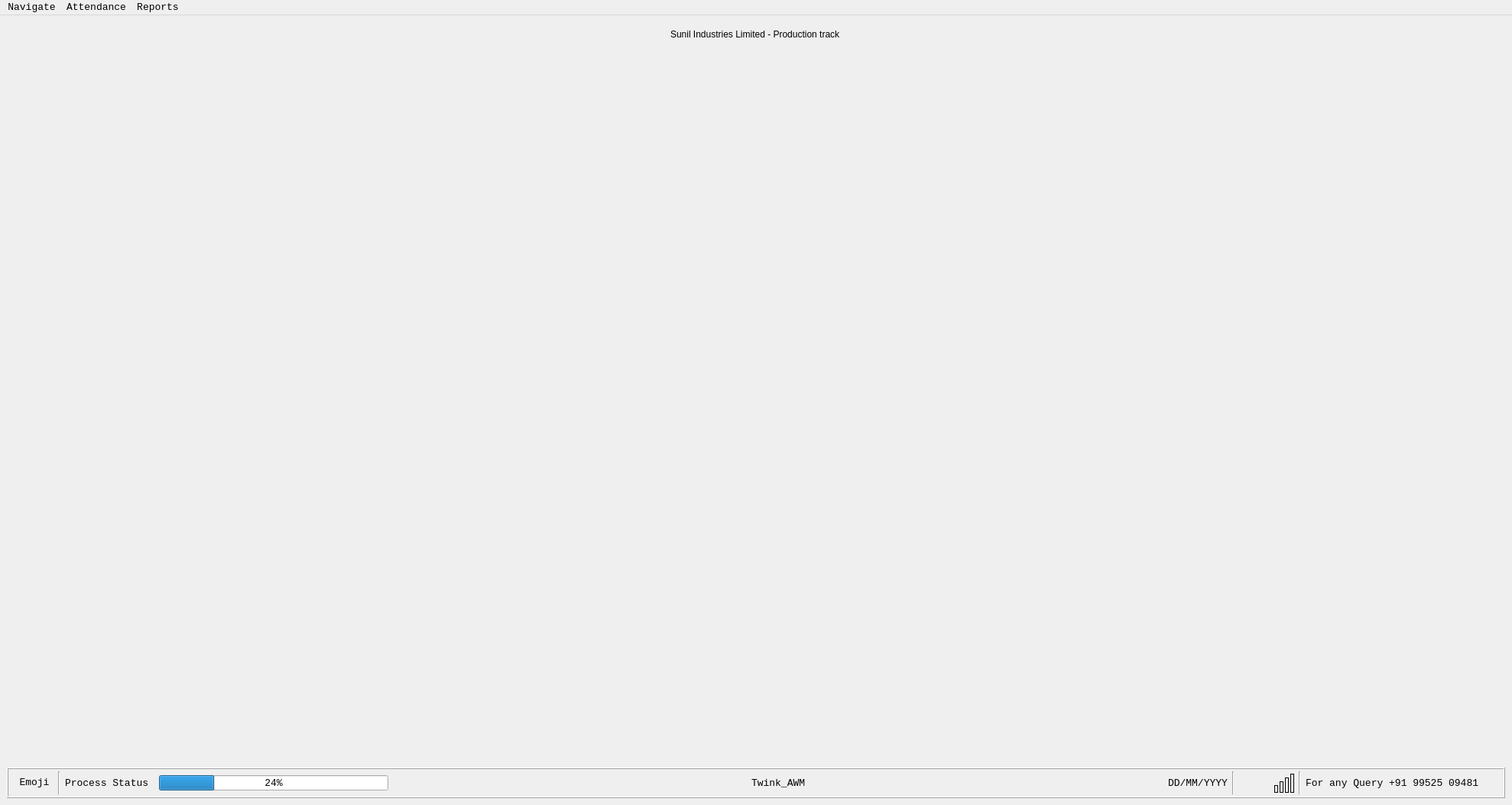
<?xml version="1.0" encoding="UTF-8"?>
<ui version="4.0">
 <class>MWin_BaseWin_AWM</class>
 <widget class="QMainWindow" name="MWin_BaseWin_AWM">
  <property name="geometry">
   <rect>
    <x>0</x>
    <y>0</y>
    <width>1978</width>
    <height>1053</height>
   </rect>
  </property>
  <property name="windowTitle">
   <string>MainWindow</string>
  </property>
  <property name="styleSheet">
   <string notr="true"/>
  </property>
  <widget class="QWidget" name="CWin_BaseWin_AWM">
   <layout class="QGridLayout" name="gridLayout_6">
    <item row="1" column="0">
     <widget class="QFrame" name="NEX_StatusBar">
      <property name="minimumSize">
       <size>
        <width>0</width>
        <height>40</height>
       </size>
      </property>
      <property name="font">
       <font>
        <family>Courier New</family>
        <pointsize>10</pointsize>
        <weight>50</weight>
        <italic>false</italic>
        <bold>false</bold>
       </font>
      </property>
      <property name="styleSheet">
       <string notr="true">font: 10pt &quot;Courier New&quot;;</string>
      </property>
      <property name="frameShape">
       <enum>QFrame::Box</enum>
      </property>
      <property name="frameShadow">
       <enum>QFrame::Raised</enum>
      </property>
      <layout class="QGridLayout" name="gridLayout">
       <property name="topMargin">
        <number>0</number>
       </property>
       <property name="bottomMargin">
        <number>0</number>
       </property>
       <item row="0" column="10">
        <widget class="QFrame" name="Network">
         <property name="minimumSize">
          <size>
           <width>0</width>
           <height>0</height>
          </size>
         </property>
         <property name="maximumSize">
          <size>
           <width>36</width>
           <height>30</height>
          </size>
         </property>
         <property name="frameShape">
          <enum>QFrame::NoFrame</enum>
         </property>
         <property name="frameShadow">
          <enum>QFrame::Plain</enum>
         </property>
         <layout class="QGridLayout" name="gridLayout_5">
          <property name="leftMargin">
           <number>0</number>
          </property>
          <property name="topMargin">
           <number>0</number>
          </property>
          <property name="rightMargin">
           <number>0</number>
          </property>
          <property name="bottomMargin">
           <number>2</number>
          </property>
          <property name="spacing">
           <number>2</number>
          </property>
          <item row="0" column="2" alignment="Qt::AlignBottom">
           <widget class="QLabel" name="IQL_Point2">
            <property name="minimumSize">
             <size>
              <width>5</width>
              <height>15</height>
             </size>
            </property>
            <property name="maximumSize">
             <size>
              <width>5</width>
              <height>15</height>
             </size>
            </property>
            <property name="frameShape">
             <enum>QFrame::Box</enum>
            </property>
            <property name="frameShadow">
             <enum>QFrame::Plain</enum>
            </property>
            <property name="text">
             <string/>
            </property>
           </widget>
          </item>
          <item row="0" column="1" alignment="Qt::AlignBottom">
           <widget class="QLabel" name="IQL_Point1">
            <property name="minimumSize">
             <size>
              <width>5</width>
              <height>10</height>
             </size>
            </property>
            <property name="maximumSize">
             <size>
              <width>5</width>
              <height>10</height>
             </size>
            </property>
            <property name="frameShape">
             <enum>QFrame::Box</enum>
            </property>
            <property name="frameShadow">
             <enum>QFrame::Plain</enum>
            </property>
            <property name="text">
             <string/>
            </property>
           </widget>
          </item>
          <item row="0" column="4" alignment="Qt::AlignBottom">
           <widget class="QLabel" name="IQL_Point4">
            <property name="minimumSize">
             <size>
              <width>5</width>
              <height>25</height>
             </size>
            </property>
            <property name="maximumSize">
             <size>
              <width>5</width>
              <height>25</height>
             </size>
            </property>
            <property name="styleSheet">
             <string notr="true"/>
            </property>
            <property name="frameShape">
             <enum>QFrame::Box</enum>
            </property>
            <property name="frameShadow">
             <enum>QFrame::Plain</enum>
            </property>
            <property name="text">
             <string/>
            </property>
           </widget>
          </item>
          <item row="0" column="3" alignment="Qt::AlignBottom">
           <widget class="QLabel" name="IQL_Point3">
            <property name="minimumSize">
             <size>
              <width>5</width>
              <height>20</height>
             </size>
            </property>
            <property name="maximumSize">
             <size>
              <width>5</width>
              <height>20</height>
             </size>
            </property>
            <property name="frameShape">
             <enum>QFrame::Box</enum>
            </property>
            <property name="frameShadow">
             <enum>QFrame::Plain</enum>
            </property>
            <property name="text">
             <string/>
            </property>
           </widget>
          </item>
         </layout>
        </widget>
       </item>
       <item row="0" column="1">
        <widget class="Line" name="NEX_line">
         <property name="orientation">
          <enum>Qt::Vertical</enum>
         </property>
        </widget>
       </item>
       <item row="0" column="0">
        <widget class="QLabel" name="OQL_Emoji">
         <property name="minimumSize">
          <size>
           <width>50</width>
           <height>30</height>
          </size>
         </property>
         <property name="maximumSize">
          <size>
           <width>50</width>
           <height>16777215</height>
          </size>
         </property>
         <property name="text">
          <string>&lt;html&gt;&lt;head/&gt;&lt;body&gt;&lt;p align=&quot;center&quot;&gt;Emoji&lt;/p&gt;&lt;/body&gt;&lt;/html&gt;</string>
         </property>
        </widget>
       </item>
       <item row="0" column="4">
        <spacer name="NEX_horizontalSpacer">
         <property name="orientation">
          <enum>Qt::Horizontal</enum>
         </property>
         <property name="sizeType">
          <enum>QSizePolicy::Expanding</enum>
         </property>
         <property name="sizeHint" stdset="0">
          <size>
           <width>60</width>
           <height>20</height>
          </size>
         </property>
        </spacer>
       </item>
       <item row="0" column="5">
        <widget class="QLabel" name="OQL_SoftwareName">
         <property name="maximumSize">
          <size>
           <width>100</width>
           <height>16777215</height>
          </size>
         </property>
         <property name="text">
          <string>Twink_AWM</string>
         </property>
        </widget>
       </item>
       <item row="0" column="3">
        <widget class="QProgressBar" name="OQL_ProgressBar">
         <property name="minimumSize">
          <size>
           <width>300</width>
           <height>20</height>
          </size>
         </property>
         <property name="maximumSize">
          <size>
           <width>200</width>
           <height>20</height>
          </size>
         </property>
         <property name="value">
          <number>24</number>
         </property>
        </widget>
       </item>
       <item row="0" column="6">
        <spacer name="NEX_horizontalSpacer_2">
         <property name="orientation">
          <enum>Qt::Horizontal</enum>
         </property>
         <property name="sizeType">
          <enum>QSizePolicy::Expanding</enum>
         </property>
         <property name="sizeHint" stdset="0">
          <size>
           <width>78</width>
           <height>17</height>
          </size>
         </property>
        </spacer>
       </item>
       <item row="0" column="7">
        <widget class="QLabel" name="OQL_CurrentDate">
         <property name="maximumSize">
          <size>
           <width>100</width>
           <height>30</height>
          </size>
         </property>
         <property name="text">
          <string>DD/MM/YYYY</string>
         </property>
        </widget>
       </item>
       <item row="0" column="9" alignment="Qt::AlignBottom">
        <widget class="QLabel" name="IQL_DB_Connection">
         <property name="sizePolicy">
          <sizepolicy hsizetype="Preferred" vsizetype="Preferred">
           <horstretch>0</horstretch>
           <verstretch>0</verstretch>
          </sizepolicy>
         </property>
         <property name="minimumSize">
          <size>
           <width>40</width>
           <height>30</height>
          </size>
         </property>
         <property name="maximumSize">
          <size>
           <width>40</width>
           <height>30</height>
          </size>
         </property>
         <property name="frameShape">
          <enum>QFrame::NoFrame</enum>
         </property>
         <property name="text">
          <string/>
         </property>
        </widget>
       </item>
       <item row="0" column="2">
        <widget class="QLabel" name="OQL_ProcessStatus">
         <property name="minimumSize">
          <size>
           <width>0</width>
           <height>0</height>
          </size>
         </property>
         <property name="maximumSize">
          <size>
           <width>600</width>
           <height>30</height>
          </size>
         </property>
         <property name="text">
          <string>Process Status </string>
         </property>
        </widget>
       </item>
       <item row="0" column="12">
        <widget class="QLabel" name="OQL_ForQuery">
         <property name="minimumSize">
          <size>
           <width>250</width>
           <height>0</height>
          </size>
         </property>
         <property name="maximumSize">
          <size>
           <width>16777215</width>
           <height>16777215</height>
          </size>
         </property>
         <property name="text">
          <string>For any Query +91 99525 09481</string>
         </property>
        </widget>
       </item>
       <item row="0" column="8">
        <widget class="Line" name="line">
         <property name="orientation">
          <enum>Qt::Vertical</enum>
         </property>
        </widget>
       </item>
       <item row="0" column="11">
        <widget class="Line" name="line_2">
         <property name="orientation">
          <enum>Qt::Vertical</enum>
         </property>
        </widget>
       </item>
      </layout>
     </widget>
    </item>
    <item row="0" column="0">
     <widget class="QStackedWidget" name="BseM_Stack">
      <property name="currentIndex">
       <number>0</number>
      </property>
      <widget class="QWidget" name="NEX_Stack1">
       <layout class="QGridLayout" name="gridLayout_2">
        <item row="0" column="0" alignment="Qt::AlignHCenter|Qt::AlignTop">
         <widget class="QLabel" name="label">
          <property name="styleSheet">
           <string notr="true">font: 75 16pt &quot;Courier New&quot;;</string>
          </property>
          <property name="text">
           <string>Sunil Industries Limited - Production track</string>
          </property>
         </widget>
        </item>
       </layout>
      </widget>
      <widget class="QWidget" name="NEX_Stack2">
       <layout class="QGridLayout" name="gridLayout_3"/>
      </widget>
     </widget>
    </item>
   </layout>
  </widget>
  <widget class="QMenuBar" name="menubar">
   <property name="geometry">
    <rect>
     <x>0</x>
     <y>0</y>
     <width>1978</width>
     <height>26</height>
    </rect>
   </property>
   <property name="font">
    <font>
     <family>Courier New</family>
     <pointsize>10</pointsize>
     <weight>50</weight>
     <italic>false</italic>
     <bold>false</bold>
    </font>
   </property>
   <widget class="QMenu" name="menuNavigate">
    <property name="font">
     <font>
      <family>Courier New</family>
      <pointsize>10</pointsize>
      <weight>50</weight>
      <italic>false</italic>
      <bold>false</bold>
     </font>
    </property>
    <property name="title">
     <string>Navigate</string>
    </property>
    <addaction name="actionHome"/>
    <addaction name="actionRegister"/>
    <addaction name="actionMater_User"/>
   </widget>
   <widget class="QMenu" name="menuAttendance">
    <property name="font">
     <font>
      <family>Courier New</family>
      <pointsize>10</pointsize>
      <weight>50</weight>
      <italic>false</italic>
      <bold>false</bold>
     </font>
    </property>
    <property name="title">
     <string>Attendance</string>
    </property>
    <addaction name="actionCreate"/>
    <addaction name="actionView"/>
    <addaction name="actionPunchTrack"/>
    <addaction name="actionPersPunchTrack"/>
    <addaction name="actionAdvance"/>
   </widget>
   <widget class="QMenu" name="menuReports">
    <property name="font">
     <font>
      <family>Courier New</family>
      <pointsize>10</pointsize>
      <weight>50</weight>
      <italic>false</italic>
      <bold>false</bold>
     </font>
    </property>
    <property name="title">
     <string>Reports</string>
    </property>
    <addaction name="actionGenerateWage"/>
   </widget>
   <addaction name="menuNavigate"/>
   <addaction name="menuAttendance"/>
   <addaction name="menuReports"/>
  </widget>
  <action name="actionHome">
   <property name="text">
    <string>Home</string>
   </property>
  </action>
  <action name="actionRegister">
   <property name="text">
    <string>Register</string>
   </property>
   <property name="shortcut">
    <string>Alt+1</string>
   </property>
  </action>
  <action name="actionMater_User">
   <property name="text">
    <string>Mater User</string>
   </property>
  </action>
  <action name="actionCreate">
   <property name="text">
    <string>Create</string>
   </property>
  </action>
  <action name="actionView">
   <property name="text">
    <string>View</string>
   </property>
  </action>
  <action name="actionPunchTrack">
   <property name="text">
    <string>PunchTrack</string>
   </property>
  </action>
  <action name="actionPersPunchTrack">
   <property name="text">
    <string>(P) Punch Track </string>
   </property>
  </action>
  <action name="actionAdvance">
   <property name="text">
    <string>Advance</string>
   </property>
  </action>
  <action name="actionGenerateWage">
   <property name="text">
    <string>Generate Wage</string>
   </property>
  </action>
  <action name="actionWage_Category_Split">
   <property name="text">
    <string>Wage Category Split</string>
   </property>
  </action>
 </widget>
 <resources/>
 <connections/>
</ui>
